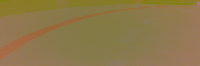
#> input picture kmwcode/dataset/data_00004_0.png, 200 x 66 px, given in place of x-raw, format=(string)BGR ! appsink, which was not available
$ python csi_collect.py
#> lines starting #> are read from the running program, lines starting #| are printed output that depends on the picture
import cv2
import time

def gstreamer_pipeline(
    sensor_id=0,
    capture_width=1920,
    capture_height=1080,
    display_width=960,
    display_height=540,
    framerate=30,
    flip_method=0,  # Modify this parameter for different flipping
):
    return (
        "nvarguscamerasrc ! "
        "video/x-raw(memory:NVMM), "
        "width=(int)%d, height=(int)%d, "
        "format=(string)NV12, framerate=(fraction)%d/1 ! "
        "nvvidconv flip-method=%d ! "
        "video/x-raw, width=(int)%d, height=(int)%d, format=(string)BGRx ! "
        "videoconvert ! "
        "video/x-raw, format=(string)BGR ! appsink"
        % (
            capture_width,
            capture_height,
            framerate,
            flip_method,  # Pass the flip_method parameter here
            display_width,
            display_height,
        )
    )

def main():
    # Try different flip_method values (0, 1, 2, 3) to see which one resolves the flipping issue
    flip_method_to_test = 2  # Replace with the flip_method value to test
    camera = cv2.VideoCapture(gstreamer_pipeline(flip_method=flip_method_to_test), cv2.CAP_GSTREAMER)
    if not camera.isOpened():
        print("Error: Unable to open camera")
        return

    #filepath = "/Home/miru/kmwcode/dataset/test"  # Define the filepath for saving images
    i = 0  # Initialize the image index

    while True:
        _, image = camera.read()
#> image is the input picture: shape (66, 200, 3); mean B, G, R 73.8, 120.6, 141.5
        image = cv2.flip(image, -1)  # Apply additional flipping if needed
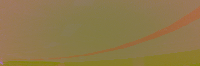
#> image: shape (66, 200, 3); mean B, G, R 73.8, 120.6, 141.5
        cv2.imshow('Original', image)

        # Convert the image to YUV format
        yuv_image = cv2.cvtColor(image, cv2.COLOR_BGR2YUV)
#> yuv_image: shape (66, 200, 3); mean of channels 0, 1, 2 121.5, 104.5, 145.5
        yuv_image = cv2.GaussianBlur(image, (3,3), 0)
        yuv_image = cv2.resize(image, (200,66))

        # Save the YUV image to a file with a unique filename
        cv2.imwrite("/home/miru/miru/kmwcode/dataset/test_%05d.png" % i, yuv_image)
        i += 1  # Increment the image index for the next image

        time.sleep(1.0)

        keyValue = cv2.waitKey(10)
#> (key q is pressed here)
        if keyValue == 27:  # ESC key
            break
        elif keyValue == ord('q'):
            print("Break")
        elif keyValue == 82:
            print("up")
        elif keyValue == 84:
            print("down")
        elif keyValue == 83:
            print("right")
        elif keyValue == 81:
            print("left")

    camera.release()
    cv2.destroyAllWindows()

if __name__ == '__main__':
    main()

$ run again, on kmwcode/dataset/data_00016_0.png
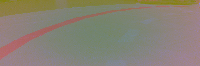
#> input picture kmwcode/dataset/data_00016_0.png, 200 x 66 px, given in place of x-raw, format=(string)BGR ! appsink, which was not available
#> in main, image is the input picture: shape (66, 200, 3); mean B, G, R 115.9, 129.4, 135.8
#> in main, `image = cv2.flip(image, -1)`:
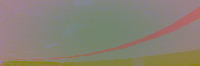
#> image: shape (66, 200, 3); mean B, G, R 115.9, 129.4, 135.8
